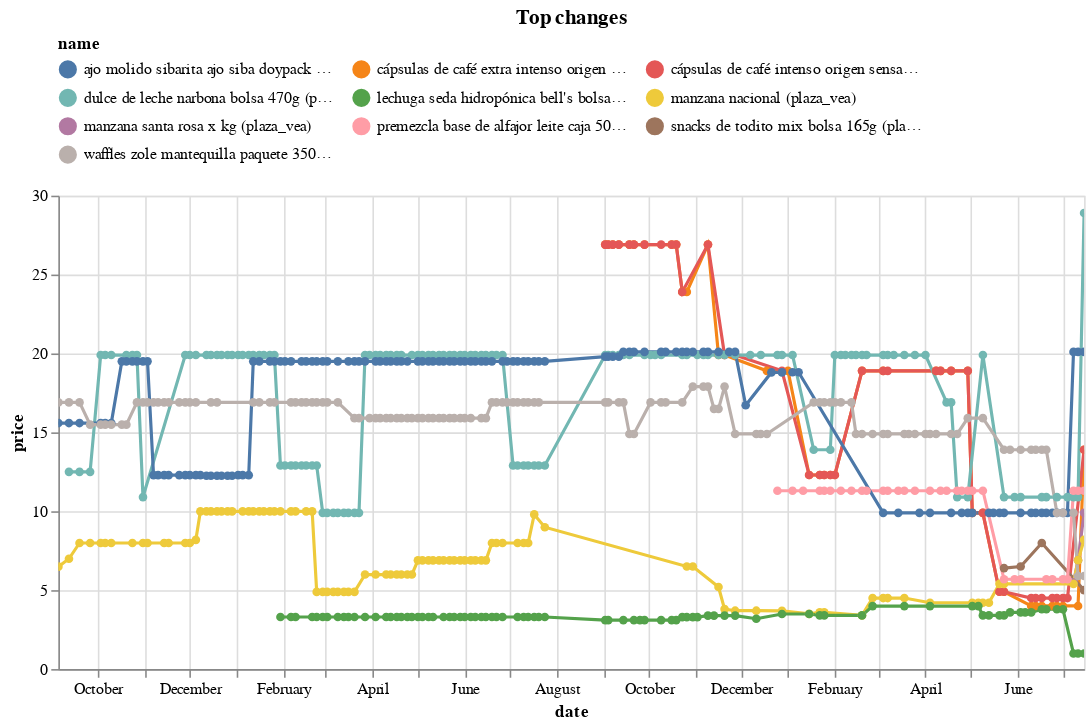

Notebook source saved alongside this figure:
### Code cell
top_changes.head(10).pipe(plot_changes, 'Top changes')

### Figure 1 — Vega-Lite specification as saved in the notebook (floating-point values rounded to 4 significant figures; data arrays with more than 128 entries replaced by an {"elided": "..."} marker saying what was removed)
{"config": {"view": {"continuousWidth": 300, "continuousHeight": 300}, "legend": {"columns": 3, "orient": "top"}}, "data": {"name": "data-92c9abe95a020394e162391498b6f4ad"}, "mark": {"type": "line", "point": true}, "encoding": {"color": {"field": "name", "scale": {"domain": ["ajo molido sibarita ajo siba doypack 550g (plaza_vea)", "cápsulas de café extra intenso origen sensations caja 16un (plaza_vea)", "cápsulas de café intenso origen sensations caja 16un (plaza_vea)", "dulce de leche narbona bolsa 470g (plaza_vea)", "lechuga seda hidropónica bell's bolsa 200g (plaza_vea)", "manzana nacional (plaza_vea)", "manzana santa rosa x kg (plaza_vea)", "premezcla base de alfajor leite caja 500g (plaza_vea)", "snacks de todito mix bolsa 165g (plaza_vea)", "waffles zole mantequilla paquete 350g (plaza_vea)"]}, "type": "nominal"}, "tooltip": [{"field": "name", "type": "nominal"}, {"field": "price", "type": "quantitative"}, {"field": "last_price", "type": "quantitative"}], "x": {"field": "date", "type": "temporal"}, "y": {"field": "price", "type": "quantitative"}}, "params": [{"name": "param_1", "select": {"type": "point", "fields": ["name"]}, "bind": "legend"}, {"name": "param_2", "select": {"type": "interval", "encodings": ["x", "y"]}, "bind": "scales"}], "title": "Top changes", "transform": [{"filter": {"param": "param_1"}}], "width": 650, "$schema": "https://vega.github.io/schema/vega-lite/v5.17.0.json", "datasets": {"data-92c9abe95a020394e162391498b6f4ad": {"elided": "678 records"}}}
